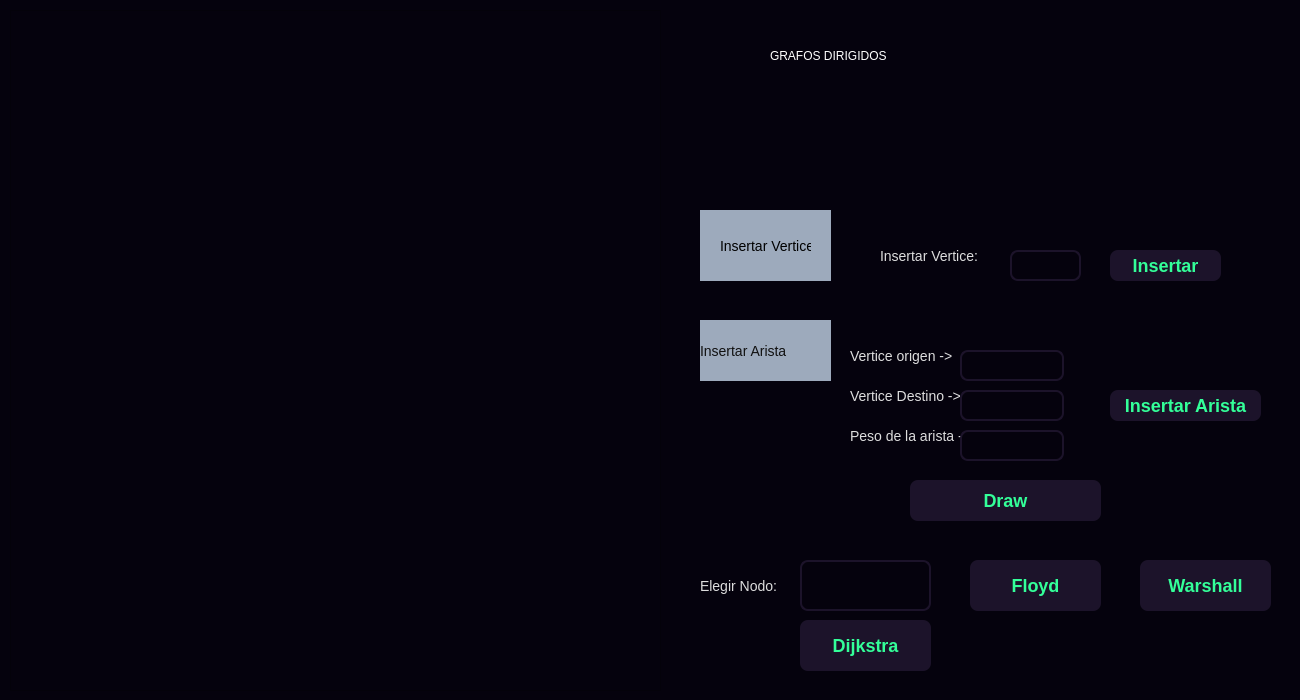
<?xml version="1.0" encoding="UTF-8"?>
<ui version="4.0">
 <class>Digraphform</class>
 <widget class="QDialog" name="Digraphform">
  <property name="geometry">
   <rect>
    <x>0</x>
    <y>0</y>
    <width>1300</width>
    <height>700</height>
   </rect>
  </property>
  <property name="windowTitle">
   <string>Dialog</string>
  </property>
  <property name="styleSheet">
   <string notr="true">background: rgb(5,2,13);</string>
  </property>
  <widget class="QPushButton" name="InsVertice">
   <property name="geometry">
    <rect>
     <x>1110</x>
     <y>250</y>
     <width>111</width>
     <height>31</height>
    </rect>
   </property>
   <property name="styleSheet">
    <string notr="true">QPushButton {
	background-color: rgb(28,19,42);
    border-style: outset;
    border-width: 0px;
    border-radius: 8px;
    border-color: beige;
    font: bold 18px;
	color: #33FF99;
    padding: 6px;
}</string>
   </property>
   <property name="text">
    <string>Insertar</string>
   </property>
  </widget>
  <widget class="QTextEdit" name="inputVertice">
   <property name="geometry">
    <rect>
     <x>1010</x>
     <y>250</y>
     <width>71</width>
     <height>31</height>
    </rect>
   </property>
   <property name="styleSheet">
    <string notr="true">QTextEdit{
border:2px;
border-style:solid;
border-color:rgb(28,19,42);
border-radius: 8px;
}

QTextEdit:focus {
    background-color: #DDD;
}</string>
   </property>
  </widget>
  <widget class="QLabel" name="label">
   <property name="geometry">
    <rect>
     <x>880</x>
     <y>240</y>
     <width>101</width>
     <height>31</height>
    </rect>
   </property>
   <property name="styleSheet">
    <string notr="true">font: 14px;
color: #DDDDDD;</string>
   </property>
   <property name="text">
    <string>Insertar Vertice:</string>
   </property>
  </widget>
  <widget class="QLabel" name="label_2">
   <property name="geometry">
    <rect>
     <x>700</x>
     <y>320</y>
     <width>131</width>
     <height>61</height>
    </rect>
   </property>
   <property name="styleSheet">
    <string notr="true">font: 14px;
color: #111;
background: #9DAABC;</string>
   </property>
   <property name="text">
    <string>Insertar Arista</string>
   </property>
  </widget>
  <widget class="QLabel" name="label_3">
   <property name="geometry">
    <rect>
     <x>850</x>
     <y>340</y>
     <width>111</width>
     <height>31</height>
    </rect>
   </property>
   <property name="styleSheet">
    <string notr="true">font: 14px;
color: #DDDDDD;</string>
   </property>
   <property name="text">
    <string>Vertice origen -&gt;</string>
   </property>
  </widget>
  <widget class="QLabel" name="label_4">
   <property name="geometry">
    <rect>
     <x>850</x>
     <y>380</y>
     <width>111</width>
     <height>31</height>
    </rect>
   </property>
   <property name="styleSheet">
    <string notr="true">font: 14px;
color: #DDDDDD;</string>
   </property>
   <property name="text">
    <string>Vertice Destino -&gt;</string>
   </property>
  </widget>
  <widget class="QLabel" name="label_6">
   <property name="geometry">
    <rect>
     <x>850</x>
     <y>420</y>
     <width>111</width>
     <height>31</height>
    </rect>
   </property>
   <property name="styleSheet">
    <string notr="true">font: 14px;
color: #DDDDDD;</string>
   </property>
   <property name="text">
    <string>Peso de la arista -&gt;</string>
   </property>
  </widget>
  <widget class="QTextEdit" name="inputVO">
   <property name="geometry">
    <rect>
     <x>960</x>
     <y>350</y>
     <width>104</width>
     <height>31</height>
    </rect>
   </property>
   <property name="styleSheet">
    <string notr="true">QTextEdit{
border:2px;
border-style:solid;
border-color:rgb(28,19,42);
border-radius: 8px;
}

QTextEdit:focus {
    background-color: #DDD;
}</string>
   </property>
  </widget>
  <widget class="QTextEdit" name="inputVD">
   <property name="geometry">
    <rect>
     <x>960</x>
     <y>390</y>
     <width>104</width>
     <height>31</height>
    </rect>
   </property>
   <property name="styleSheet">
    <string notr="true">QTextEdit{
border:2px;
border-style:solid;
border-color:rgb(28,19,42);
border-radius: 8px;
}

QTextEdit:focus {
    background-color: #DDD;
}</string>
   </property>
  </widget>
  <widget class="QTextEdit" name="inputPeso">
   <property name="geometry">
    <rect>
     <x>960</x>
     <y>430</y>
     <width>104</width>
     <height>31</height>
    </rect>
   </property>
   <property name="styleSheet">
    <string notr="true">QTextEdit{
border:2px;
border-style:solid;
border-color:rgb(28,19,42);
border-radius: 8px;
}

QTextEdit:focus {
    background-color: #DDD;
}</string>
   </property>
  </widget>
  <widget class="QPushButton" name="InsArista">
   <property name="geometry">
    <rect>
     <x>1110</x>
     <y>390</y>
     <width>151</width>
     <height>31</height>
    </rect>
   </property>
   <property name="styleSheet">
    <string notr="true">QPushButton {
	background-color: rgb(28,19,42);
    border-style: outset;
    border-width: 0px;
    border-radius: 8px;
    border-color: beige;
    font: bold 18px;
	color: #33FF99;
    padding: 6px;
}</string>
   </property>
   <property name="text">
    <string>Insertar Arista</string>
   </property>
  </widget>
  <widget class="QPushButton" name="btnDijkstra">
   <property name="geometry">
    <rect>
     <x>800</x>
     <y>620</y>
     <width>131</width>
     <height>51</height>
    </rect>
   </property>
   <property name="styleSheet">
    <string notr="true">QPushButton {
	background-color: rgb(28,19,42);
    border-style: outset;
    border-width: 0px;
    border-radius: 8px;
    border-color: beige;
    font: bold 18px;
	color: #33FF99;
    padding: 6px;
}</string>
   </property>
   <property name="text">
    <string>Dijkstra</string>
   </property>
  </widget>
  <widget class="QPushButton" name="btnFloyd">
   <property name="geometry">
    <rect>
     <x>970</x>
     <y>560</y>
     <width>131</width>
     <height>51</height>
    </rect>
   </property>
   <property name="styleSheet">
    <string notr="true">QPushButton {
	background-color: rgb(28,19,42);
    border-style: outset;
    border-width: 0px;
    border-radius: 8px;
    border-color: beige;
    font: bold 18px;
	color: #33FF99;
    padding: 6px;
}</string>
   </property>
   <property name="text">
    <string>Floyd</string>
   </property>
  </widget>
  <widget class="QPushButton" name="btnWarshall">
   <property name="geometry">
    <rect>
     <x>1140</x>
     <y>560</y>
     <width>131</width>
     <height>51</height>
    </rect>
   </property>
   <property name="styleSheet">
    <string notr="true">QPushButton {
	background-color: rgb(28,19,42);
    border-style: outset;
    border-width: 0px;
    border-radius: 8px;
    border-color: beige;
    font: bold 18px;
	color: #33FF99;
    padding: 6px;
}</string>
   </property>
   <property name="text">
    <string>Warshall</string>
   </property>
  </widget>
  <widget class="QScrollArea" name="scrollArea">
   <property name="geometry">
    <rect>
     <x>10</x>
     <y>10</y>
     <width>651</width>
     <height>681</height>
    </rect>
   </property>
   <property name="widgetResizable">
    <bool>true</bool>
   </property>
   <widget class="QWidget" name="scrollAreaWidgetContents">
    <property name="geometry">
     <rect>
      <x>0</x>
      <y>0</y>
      <width>649</width>
      <height>679</height>
     </rect>
    </property>
    <layout class="QGridLayout" name="gridLayout">
     <item row="0" column="0">
      <widget class="QLabel" name="labelGrafico">
       <property name="text">
        <string/>
       </property>
      </widget>
     </item>
    </layout>
   </widget>
  </widget>
  <widget class="QPushButton" name="btn_Draw">
   <property name="geometry">
    <rect>
     <x>910</x>
     <y>480</y>
     <width>191</width>
     <height>41</height>
    </rect>
   </property>
   <property name="styleSheet">
    <string notr="true">QPushButton {
	background-color: rgb(28,19,42);
    border-style: outset;
    border-width: 0px;
    border-radius: 8px;
    border-color: beige;
    font: bold 18px;
	color: #33FF99;
    padding: 6px;
}</string>
   </property>
   <property name="text">
    <string>Draw</string>
   </property>
  </widget>
  <widget class="QTextEdit" name="inputDij">
   <property name="geometry">
    <rect>
     <x>800</x>
     <y>560</y>
     <width>131</width>
     <height>51</height>
    </rect>
   </property>
   <property name="styleSheet">
    <string notr="true">QTextEdit{
border:2px;
border-style:solid;
border-color:rgb(28,19,42);
border-radius: 8px;
}

QTextEdit:focus {
    background-color: #DDD;
}</string>
   </property>
  </widget>
  <widget class="QLabel" name="label_7">
   <property name="geometry">
    <rect>
     <x>700</x>
     <y>570</y>
     <width>81</width>
     <height>31</height>
    </rect>
   </property>
   <property name="styleSheet">
    <string notr="true">font: 14px;
color: #DDDDDD;</string>
   </property>
   <property name="text">
    <string>Elegir Nodo:</string>
   </property>
  </widget>
  <widget class="QWidget" name="widget_2" native="true">
   <property name="geometry">
    <rect>
     <x>750</x>
     <y>20</y>
     <width>481</width>
     <height>71</height>
    </rect>
   </property>
   <property name="styleSheet">
    <string notr="true">background: rgb(5,2,13);</string>
   </property>
   <widget class="QLabel" name="label_8">
    <property name="geometry">
     <rect>
      <x>20</x>
      <y>10</y>
      <width>421</width>
      <height>51</height>
     </rect>
    </property>
    <property name="styleSheet">
     <string notr="true">background: transparent;
font: 25pt &quot;Cooper Black&quot;;
color: white;</string>
    </property>
    <property name="text">
     <string>GRAFOS DIRIGIDOS</string>
    </property>
    <property name="textFormat">
     <enum>Qt::AutoText</enum>
    </property>
   </widget>
  </widget>
  <widget class="QWidget" name="widget" native="true">
   <property name="geometry">
    <rect>
     <x>700</x>
     <y>210</y>
     <width>131</width>
     <height>71</height>
    </rect>
   </property>
   <property name="styleSheet">
    <string notr="true">background: #9DAABC;</string>
   </property>
   <widget class="QLabel" name="label_5">
    <property name="geometry">
     <rect>
      <x>20</x>
      <y>20</y>
      <width>91</width>
      <height>31</height>
     </rect>
    </property>
    <property name="styleSheet">
     <string notr="true">font: 14px;
/*color: #DDDDDD;*/
</string>
    </property>
    <property name="text">
     <string>Insertar Vertice:</string>
    </property>
   </widget>
  </widget>
 </widget>
 <resources/>
 <connections/>
</ui>
